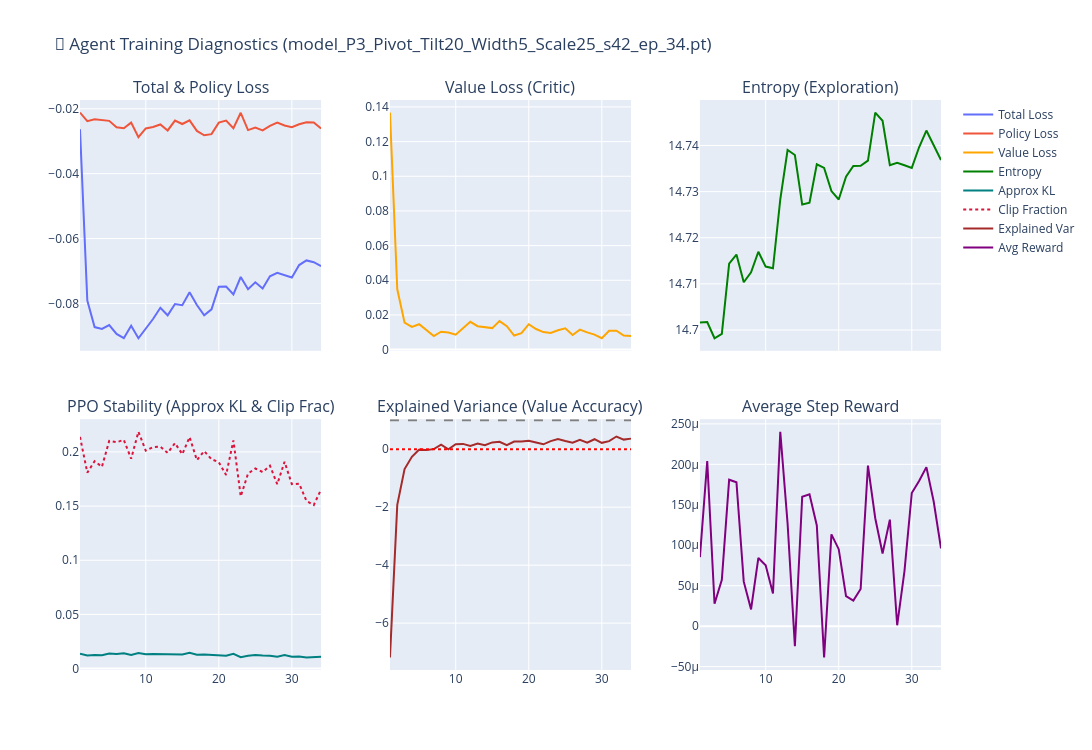

Source (notebook cell):
### Code cell
# CELL 4: Training Diagnostics (2x3 Subplot Grid)
training_history = checkpoint.get(
    "training_history", results.get("training_history", [])
)

if training_history:
    history_df = pd.DataFrame(training_history)
    epochs = history_df["epoch"]

    fig = make_subplots(
        rows=2,
        cols=3,
        subplot_titles=(
            "Total & Policy Loss",
            "Value Loss (Critic)",
            "Entropy (Exploration)",
            "PPO Stability (Approx KL & Clip Frac)",
            "Explained Variance (Value Accuracy)",
            "Average Step Reward",
        ),
        shared_xaxes=True,
        vertical_spacing=0.12,
        horizontal_spacing=0.08,
    )

    if "total_loss" in history_df.columns:
        fig.add_trace(
            go.Scatter(
                x=epochs, y=history_df["total_loss"], mode="lines", name="Total Loss"
            ),
            row=1,
            col=1,
        )
    if "policy_loss" in history_df.columns:
        fig.add_trace(
            go.Scatter(
                x=epochs, y=history_df["policy_loss"], mode="lines", name="Policy Loss"
            ),
            row=1,
            col=1,
        )
    if "value_loss" in history_df.columns:
        fig.add_trace(
            go.Scatter(
                x=epochs,
                y=history_df["value_loss"],
                mode="lines",
                name="Value Loss",
                line=dict(color="orange"),
            ),
            row=1,
            col=2,
        )
    if "entropy" in history_df.columns:
        fig.add_trace(
            go.Scatter(
                x=epochs,
                y=history_df["entropy"],
                mode="lines",
                name="Entropy",
                line=dict(color="green"),
            ),
            row=1,
            col=3,
        )
    if "approx_kl" in history_df.columns:
        fig.add_trace(
            go.Scatter(
                x=epochs,
                y=history_df["approx_kl"],
                mode="lines",
                name="Approx KL",
                line=dict(color="teal"),
            ),
            row=2,
            col=1,
        )
    if "clip_fraction" in history_df.columns:
        fig.add_trace(
            go.Scatter(
                x=epochs,
                y=history_df["clip_fraction"],
                mode="lines",
                name="Clip Fraction",
                line=dict(color="crimson", dash="dot"),
            ),
            row=2,
            col=1,
        )
    if "explained_variance" in history_df.columns:
        fig.add_trace(
            go.Scatter(
                x=epochs,
                y=history_df["explained_variance"],
                mode="lines",
                name="Explained Var",
                line=dict(color="brown"),
            ),
            row=2,
            col=2,
        )
        fig.add_hline(y=1.0, line_dash="dash", line_color="gray", row=2, col=2)
        fig.add_hline(y=0.0, line_dash="dot", line_color="red", row=2, col=2)
    if "avg_reward" in history_df.columns:
        fig.add_trace(
            go.Scatter(
                x=epochs,
                y=history_df["avg_reward"],
                mode="lines",
                name="Avg Reward",
                line=dict(color="purple"),
            ),
            row=2,
            col=3,
        )

    fig.update_layout(
        height=750,
        width=1200,
        title_text=f"🧠 Agent Training Diagnostics ({target_file})",
    )
    fig.show()
else:
    print("⚠️ No training history available for this checkpoint.")

### Figure 1 — Plotly figure (JSON) as saved in the notebook; plotly's stock layout.template omitted (floating-point values rounded to 4 significant figures)
{"data": [{"mode": "lines", "name": "Total Loss", "type": "scatter", "x": [1, 2, 3, 4, 5, 6, 7, 8, 9, 10, 11, 12, 13, 14, 15, 16, 17, 18, 19, 20, 21, 22, 23, 24, 25, 26, 27, 28, 29, 30, 31, 32, 33, 34], "xaxis": "x", "y": [-0.02628, -0.07911, -0.08729, -0.08787, -0.08667, -0.0894, -0.0907, -0.08686, -0.09074, -0.08785, -0.0848, -0.08134, -0.08366, -0.08018, -0.08053, -0.07656, -0.08048, -0.08367, -0.08181, -0.07485, -0.07479, -0.07721, -0.07185, -0.0756, -0.07347, -0.07542, -0.07163, -0.07058, -0.07127, -0.07203, -0.06818, -0.06674, -0.06728, -0.06849], "yaxis": "y"}, {"mode": "lines", "name": "Policy Loss", "type": "scatter", "x": [1, 2, 3, 4, 5, 6, 7, 8, 9, 10, 11, 12, 13, 14, 15, 16, 17, 18, 19, 20, 21, 22, 23, 24, 25, 26, 27, 28, 29, 30, 31, 32, 33, 34], "xaxis": "x", "y": [-0.02116, -0.02382, -0.02322, -0.02342, -0.02372, -0.02568, -0.026, -0.02426, -0.02872, -0.02605, -0.02559, -0.02484, -0.02667, -0.02365, -0.0247, -0.02358, -0.02682, -0.02815, -0.02781, -0.02427, -0.02364, -0.02599, -0.02123, -0.02658, -0.0258, -0.02664, -0.02526, -0.02425, -0.02513, -0.02566, -0.02477, -0.02417, -0.02419, -0.02606], "yaxis": "y"}, {"line": {"color": "orange"}, "mode": "lines", "name": "Value Loss", "type": "scatter", "x": [1, 2, 3, 4, 5, 6, 7, 8, 9, 10, 11, 12, 13, 14, 15, 16, 17, 18, 19, 20, 21, 22, 23, 24, 25, 26, 27, 28, 29, 30, 31, 32, 33, 34], "xaxis": "x2", "y": [0.1368, 0.03478, 0.01554, 0.01314, 0.01463, 0.01144, 0.007779, 0.01034, 0.009903, 0.008637, 0.01216, 0.01605, 0.01351, 0.01277, 0.01241, 0.01646, 0.01351, 0.008126, 0.009474, 0.01464, 0.01189, 0.01009, 0.009648, 0.01118, 0.0123, 0.008435, 0.01151, 0.00993, 0.008651, 0.006544, 0.01084, 0.01088, 0.008153, 0.007807], "yaxis": "y2"}, {"line": {"color": "green"}, "mode": "lines", "name": "Entropy", "type": "scatter", "x": [1, 2, 3, 4, 5, 6, 7, 8, 9, 10, 11, 12, 13, 14, 15, 16, 17, 18, 19, 20, 21, 22, 23, 24, 25, 26, 27, 28, 29, 30, 31, 32, 33, 34], "xaxis": "x3", "y": [14.7, 14.7, 14.7, 14.7, 14.71, 14.72, 14.71, 14.71, 14.72, 14.71, 14.71, 14.73, 14.74, 14.74, 14.73, 14.73, 14.74, 14.74, 14.73, 14.73, 14.73, 14.74, 14.74, 14.74, 14.75, 14.75, 14.74, 14.74, 14.74, 14.74, 14.74, 14.74, 14.74, 14.74], "yaxis": "y3"}, {"line": {"color": "teal"}, "mode": "lines", "name": "Approx KL", "type": "scatter", "x": [1, 2, 3, 4, 5, 6, 7, 8, 9, 10, 11, 12, 13, 14, 15, 16, 17, 18, 19, 20, 21, 22, 23, 24, 25, 26, 27, 28, 29, 30, 31, 32, 33, 34], "xaxis": "x4", "y": [0.01367, 0.01215, 0.01266, 0.01226, 0.01385, 0.01354, 0.01406, 0.01253, 0.01446, 0.01329, 0.01352, 0.0134, 0.01313, 0.01337, 0.01302, 0.01469, 0.01286, 0.01304, 0.01275, 0.01272, 0.01191, 0.01363, 0.01052, 0.01191, 0.01261, 0.01214, 0.01195, 0.01094, 0.01252, 0.01088, 0.01126, 0.01028, 0.01027, 0.01097], "yaxis": "y4"}, {"line": {"color": "crimson", "dash": "dot"}, "mode": "lines", "name": "Clip Fraction", "type": "scatter", "x": [1, 2, 3, 4, 5, 6, 7, 8, 9, 10, 11, 12, 13, 14, 15, 16, 17, 18, 19, 20, 21, 22, 23, 24, 25, 26, 27, 28, 29, 30, 31, 32, 33, 34], "xaxis": "x4", "y": [0.2139, 0.1808, 0.1914, 0.1862, 0.2103, 0.2089, 0.2111, 0.1937, 0.2186, 0.2012, 0.2045, 0.2049, 0.1991, 0.2081, 0.1979, 0.2137, 0.1924, 0.2007, 0.1933, 0.1905, 0.1787, 0.2106, 0.159, 0.1799, 0.1847, 0.1814, 0.1873, 0.1702, 0.1909, 0.1702, 0.1707, 0.1547, 0.151, 0.1653], "yaxis": "y4"}, {"line": {"color": "brown"}, "mode": "lines", "name": "Explained Var", "type": "scatter", "x": [1, 2, 3, 4, 5, 6, 7, 8, 9, 10, 11, 12, 13, 14, 15, 16, 17, 18, 19, 20, 21, 22, 23, 24, 25, 26, 27, 28, 29, 30, 31, 32, 33, 34], "xaxis": "x5", "y": [-7.184, -1.922, -0.6831, -0.2637, -0.01513, -0.03201, 0.003144, 0.1572, -0.005218, 0.1726, 0.1825, 0.1132, 0.193, 0.136, 0.2339, 0.2539, 0.1368, 0.2633, 0.2681, 0.2941, 0.2323, 0.1682, 0.2784, 0.3521, 0.2828, 0.2269, 0.3267, 0.2268, 0.344, 0.2193, 0.2766, 0.4371, 0.3305, 0.3647], "yaxis": "y5"}, {"line": {"color": "purple"}, "mode": "lines", "name": "Avg Reward", "type": "scatter", "x": [1, 2, 3, 4, 5, 6, 7, 8, 9, 10, 11, 12, 13, 14, 15, 16, 17, 18, 19, 20, 21, 22, 23, 24, 25, 26, 27, 28, 29, 30, 31, 32, 33, 34], "xaxis": "x6", "y": [8.534e-05, 0.0002041, 2.766e-05, 5.74e-05, 0.000181, 0.0001779, 5.498e-05, 2.072e-05, 8.424e-05, 7.512e-05, 4.049e-05, 0.0002403, 0.0001269, -2.466e-05, 0.0001599, 0.0001629, 0.0001244, -3.872e-05, 0.0001134, 9.512e-05, 3.718e-05, 3.151e-05, 4.584e-05, 0.0001985, 0.0001334, 8.975e-05, 0.0001317, 1.037e-06, 6.805e-05, 0.0001646, 0.0001794, 0.0001966, 0.0001541, 9.606e-05], "yaxis": "y6"}], "layout": {"annotations": [{"font": {"size": 16}, "showarrow": false, "text": "Total & Policy Loss", "x": 0.14, "xanchor": "center", "xref": "paper", "y": 1, "yanchor": "bottom", "yref": "paper"}, {"font": {"size": 16}, "showarrow": false, "text": "Value Loss (Critic)", "x": 0.5, "xanchor": "center", "xref": "paper", "y": 1, "yanchor": "bottom", "yref": "paper"}, {"font": {"size": 16}, "showarrow": false, "text": "Entropy (Exploration)", "x": 0.86, "xanchor": "center", "xref": "paper", "y": 1, "yanchor": "bottom", "yref": "paper"}, {"font": {"size": 16}, "showarrow": false, "text": "PPO Stability (Approx KL & Clip Frac)", "x": 0.14, "xanchor": "center", "xref": "paper", "y": 0.44, "yanchor": "bottom", "yref": "paper"}, {"font": {"size": 16}, "showarrow": false, "text": "Explained Variance (Value Accuracy)", "x": 0.5, "xanchor": "center", "xref": "paper", "y": 0.44, "yanchor": "bottom", "yref": "paper"}, {"font": {"size": 16}, "showarrow": false, "text": "Average Step Reward", "x": 0.86, "xanchor": "center", "xref": "paper", "y": 0.44, "yanchor": "bottom", "yref": "paper"}], "height": 750, "shapes": [{"line": {"color": "gray", "dash": "dash"}, "type": "line", "x0": 0, "x1": 1, "xref": "x5 domain", "y0": 1, "y1": 1, "yref": "y5"}, {"line": {"color": "red", "dash": "dot"}, "type": "line", "x0": 0, "x1": 1, "xref": "x5 domain", "y0": 0, "y1": 0, "yref": "y5"}], "title": {"text": "🧠 Agent Training Diagnostics (model_P3_Pivot_Tilt20_Width5_Scale25_s42_ep_34.pt)"}, "width": 1200, "xaxis": {"anchor": "y", "domain": [0, 0.28], "matches": "x4", "showticklabels": false}, "xaxis2": {"anchor": "y2", "domain": [0.36, 0.64], "matches": "x5", "showticklabels": false}, "xaxis3": {"anchor": "y3", "domain": [0.72, 1], "matches": "x6", "showticklabels": false}, "xaxis4": {"anchor": "y4", "domain": [0, 0.28]}, "xaxis5": {"anchor": "y5", "domain": [0.36, 0.64]}, "xaxis6": {"anchor": "y6", "domain": [0.72, 1]}, "yaxis": {"anchor": "x", "domain": [0.56, 1]}, "yaxis2": {"anchor": "x2", "domain": [0.56, 1]}, "yaxis3": {"anchor": "x3", "domain": [0.56, 1]}, "yaxis4": {"anchor": "x4", "domain": [0, 0.44]}, "yaxis5": {"anchor": "x5", "domain": [0, 0.44]}, "yaxis6": {"anchor": "x6", "domain": [0, 0.44]}}}
